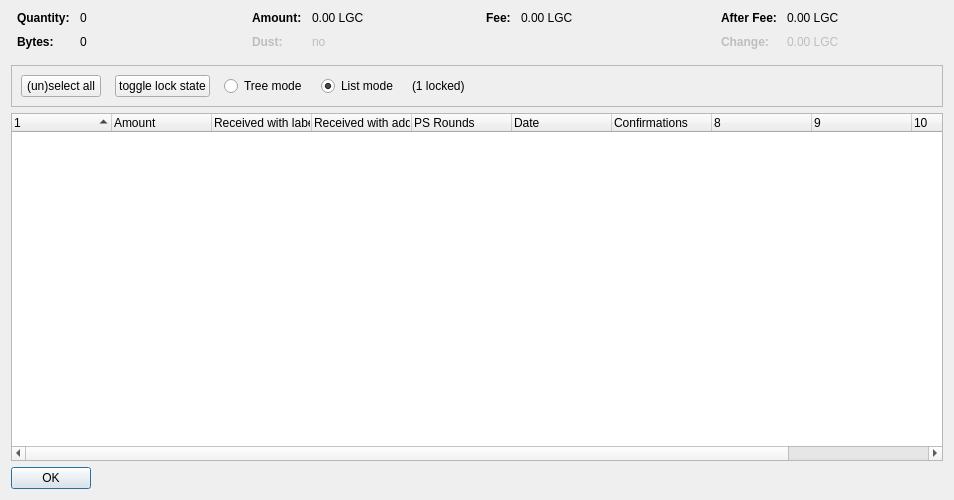
<?xml version="1.0" encoding="UTF-8"?>
<ui version="4.0">
 <class>CoinControlDialog</class>
 <widget class="QDialog" name="CoinControlDialog">
  <property name="geometry">
   <rect>
    <x>0</x>
    <y>0</y>
    <width>954</width>
    <height>500</height>
   </rect>
  </property>
  <property name="windowTitle">
   <string>Coin Selection</string>
  </property>
  <layout class="QVBoxLayout" name="verticalLayout">
   <item>
    <layout class="QHBoxLayout" name="horizontalLayoutTop" stretch="0,0,0,0">
     <property name="topMargin">
      <number>0</number>
     </property>
     <property name="bottomMargin">
      <number>10</number>
     </property>
     <item>
      <layout class="QFormLayout" name="formLayoutCoinControl1">
       <property name="horizontalSpacing">
        <number>10</number>
       </property>
       <property name="verticalSpacing">
        <number>10</number>
       </property>
       <property name="leftMargin">
        <number>6</number>
       </property>
       <property name="rightMargin">
        <number>6</number>
       </property>
       <item row="0" column="0">
        <widget class="QLabel" name="labelCoinControlQuantityText">
         <property name="font">
          <font>
           <weight>75</weight>
           <bold>true</bold>
          </font>
         </property>
         <property name="text">
          <string>Quantity:</string>
         </property>
        </widget>
       </item>
       <item row="0" column="1">
        <widget class="QLabel" name="labelCoinControlQuantity">
         <property name="cursor">
          <cursorShape>IBeamCursor</cursorShape>
         </property>
         <property name="contextMenuPolicy">
          <enum>Qt::ActionsContextMenu</enum>
         </property>
         <property name="text">
          <string notr="true">0</string>
         </property>
         <property name="textInteractionFlags">
          <set>Qt::LinksAccessibleByMouse|Qt::TextSelectableByKeyboard|Qt::TextSelectableByMouse</set>
         </property>
        </widget>
       </item>
       <item row="1" column="0">
        <widget class="QLabel" name="labelCoinControlBytesText">
         <property name="font">
          <font>
           <weight>75</weight>
           <bold>true</bold>
          </font>
         </property>
         <property name="text">
          <string>Bytes:</string>
         </property>
        </widget>
       </item>
       <item row="1" column="1">
        <widget class="QLabel" name="labelCoinControlBytes">
         <property name="cursor">
          <cursorShape>IBeamCursor</cursorShape>
         </property>
         <property name="contextMenuPolicy">
          <enum>Qt::ActionsContextMenu</enum>
         </property>
         <property name="text">
          <string notr="true">0</string>
         </property>
         <property name="textInteractionFlags">
          <set>Qt::LinksAccessibleByMouse|Qt::TextSelectableByKeyboard|Qt::TextSelectableByMouse</set>
         </property>
        </widget>
       </item>
      </layout>
     </item>
     <item>
      <layout class="QFormLayout" name="formLayoutCoinControl2">
       <property name="horizontalSpacing">
        <number>10</number>
       </property>
       <property name="verticalSpacing">
        <number>10</number>
       </property>
       <property name="leftMargin">
        <number>6</number>
       </property>
       <property name="rightMargin">
        <number>6</number>
       </property>
       <item row="0" column="0">
        <widget class="QLabel" name="labelCoinControlAmountText">
         <property name="font">
          <font>
           <weight>75</weight>
           <bold>true</bold>
          </font>
         </property>
         <property name="text">
          <string>Amount:</string>
         </property>
        </widget>
       </item>
       <item row="0" column="1">
        <widget class="QLabel" name="labelCoinControlAmount">
         <property name="cursor">
          <cursorShape>IBeamCursor</cursorShape>
         </property>
         <property name="contextMenuPolicy">
          <enum>Qt::ActionsContextMenu</enum>
         </property>
         <property name="text">
          <string notr="true">0.00 LGC</string>
         </property>
         <property name="textInteractionFlags">
          <set>Qt::LinksAccessibleByMouse|Qt::TextSelectableByKeyboard|Qt::TextSelectableByMouse</set>
         </property>
        </widget>
       </item>
       <item row="1" column="0">
        <widget class="QLabel" name="labelCoinControlLowOutputText">
         <property name="enabled">
          <bool>false</bool>
         </property>
         <property name="font">
          <font>
           <weight>75</weight>
           <bold>true</bold>
          </font>
         </property>
         <property name="text">
          <string>Dust:</string>
         </property>
        </widget>
       </item>
       <item row="1" column="1">
        <widget class="QLabel" name="labelCoinControlLowOutput">
         <property name="enabled">
          <bool>false</bool>
         </property>
         <property name="cursor">
          <cursorShape>IBeamCursor</cursorShape>
         </property>
         <property name="contextMenuPolicy">
          <enum>Qt::ActionsContextMenu</enum>
         </property>
         <property name="text">
          <string notr="true">no</string>
         </property>
         <property name="textInteractionFlags">
          <set>Qt::LinksAccessibleByMouse|Qt::TextSelectableByKeyboard|Qt::TextSelectableByMouse</set>
         </property>
        </widget>
       </item>
      </layout>
     </item>
     <item>
      <layout class="QFormLayout" name="formLayoutCoinControl3">
       <property name="horizontalSpacing">
        <number>10</number>
       </property>
       <property name="verticalSpacing">
        <number>10</number>
       </property>
       <property name="leftMargin">
        <number>6</number>
       </property>
       <property name="rightMargin">
        <number>6</number>
       </property>
       <item row="0" column="0">
        <widget class="QLabel" name="labelCoinControlFeeText">
         <property name="font">
          <font>
           <weight>75</weight>
           <bold>true</bold>
          </font>
         </property>
         <property name="text">
          <string>Fee:</string>
         </property>
        </widget>
       </item>
       <item row="0" column="1">
        <widget class="QLabel" name="labelCoinControlFee">
         <property name="cursor">
          <cursorShape>IBeamCursor</cursorShape>
         </property>
         <property name="contextMenuPolicy">
          <enum>Qt::ActionsContextMenu</enum>
         </property>
         <property name="text">
          <string notr="true">0.00 LGC</string>
         </property>
         <property name="textInteractionFlags">
          <set>Qt::LinksAccessibleByMouse|Qt::TextSelectableByKeyboard|Qt::TextSelectableByMouse</set>
         </property>
        </widget>
       </item>
      </layout>
     </item>
     <item>
      <layout class="QFormLayout" name="formLayoutCoinControl4">
       <property name="horizontalSpacing">
        <number>10</number>
       </property>
       <property name="verticalSpacing">
        <number>10</number>
       </property>
       <property name="leftMargin">
        <number>6</number>
       </property>
       <property name="rightMargin">
        <number>6</number>
       </property>
       <item row="0" column="0">
        <widget class="QLabel" name="labelCoinControlAfterFeeText">
         <property name="font">
          <font>
           <weight>75</weight>
           <bold>true</bold>
          </font>
         </property>
         <property name="text">
          <string>After Fee:</string>
         </property>
        </widget>
       </item>
       <item row="0" column="1">
        <widget class="QLabel" name="labelCoinControlAfterFee">
         <property name="cursor">
          <cursorShape>IBeamCursor</cursorShape>
         </property>
         <property name="contextMenuPolicy">
          <enum>Qt::ActionsContextMenu</enum>
         </property>
         <property name="text">
          <string notr="true">0.00 LGC</string>
         </property>
         <property name="textInteractionFlags">
          <set>Qt::LinksAccessibleByMouse|Qt::TextSelectableByKeyboard|Qt::TextSelectableByMouse</set>
         </property>
        </widget>
       </item>
       <item row="1" column="0">
        <widget class="QLabel" name="labelCoinControlChangeText">
         <property name="enabled">
          <bool>false</bool>
         </property>
         <property name="font">
          <font>
           <weight>75</weight>
           <bold>true</bold>
          </font>
         </property>
         <property name="text">
          <string>Change:</string>
         </property>
        </widget>
       </item>
       <item row="1" column="1">
        <widget class="QLabel" name="labelCoinControlChange">
         <property name="enabled">
          <bool>false</bool>
         </property>
         <property name="cursor">
          <cursorShape>IBeamCursor</cursorShape>
         </property>
         <property name="contextMenuPolicy">
          <enum>Qt::ActionsContextMenu</enum>
         </property>
         <property name="text">
          <string notr="true">0.00 LGC</string>
         </property>
         <property name="textInteractionFlags">
          <set>Qt::LinksAccessibleByMouse|Qt::TextSelectableByKeyboard|Qt::TextSelectableByMouse</set>
         </property>
        </widget>
       </item>
      </layout>
     </item>
    </layout>
   </item>
   <item>
    <widget class="QFrame" name="frame">
     <property name="minimumSize">
      <size>
       <width>0</width>
       <height>40</height>
      </size>
     </property>
     <property name="frameShape">
      <enum>QFrame::StyledPanel</enum>
     </property>
     <property name="frameShadow">
      <enum>QFrame::Sunken</enum>
     </property>
     <layout class="QHBoxLayout" name="horizontalLayout">
      <item>
       <layout class="QHBoxLayout" name="horizontalLayoutPanel" stretch="0,0,0,0,0,0">
        <property name="spacing">
         <number>14</number>
        </property>
        <item>
         <widget class="QPushButton" name="pushButtonSelectAll">
          <property name="sizePolicy">
           <sizepolicy hsizetype="Maximum" vsizetype="Fixed">
            <horstretch>0</horstretch>
            <verstretch>0</verstretch>
           </sizepolicy>
          </property>
          <property name="text">
           <string>(un)select all</string>
          </property>
          <property name="autoDefault">
           <bool>false</bool>
          </property>
         </widget>
        </item>
        <item>
         <widget class="QPushButton" name="pushButtonToggleLock">
          <property name="sizePolicy">
           <sizepolicy hsizetype="Maximum" vsizetype="Fixed">
            <horstretch>0</horstretch>
            <verstretch>0</verstretch>
           </sizepolicy>
          </property>
          <property name="text">
           <string>toggle lock state</string>
          </property>
          <property name="autoDefault">
           <bool>false</bool>
          </property>
         </widget>
        </item>
        <item>
         <widget class="QRadioButton" name="radioTreeMode">
          <property name="sizePolicy">
           <sizepolicy hsizetype="Maximum" vsizetype="Fixed">
            <horstretch>0</horstretch>
            <verstretch>0</verstretch>
           </sizepolicy>
          </property>
          <property name="text">
           <string>Tree mode</string>
          </property>
         </widget>
        </item>
        <item>
         <widget class="QRadioButton" name="radioListMode">
          <property name="sizePolicy">
           <sizepolicy hsizetype="Maximum" vsizetype="Fixed">
            <horstretch>0</horstretch>
            <verstretch>0</verstretch>
           </sizepolicy>
          </property>
          <property name="text">
           <string>List mode</string>
          </property>
          <property name="checked">
           <bool>true</bool>
          </property>
         </widget>
        </item>
        <item>
         <widget class="QLabel" name="labelLocked">
          <property name="text">
           <string>(1 locked)</string>
          </property>
         </widget>
        </item>
        <item>
         <spacer name="horizontalSpacer">
          <property name="orientation">
           <enum>Qt::Horizontal</enum>
          </property>
          <property name="sizeHint" stdset="0">
           <size>
            <width>40</width>
            <height>20</height>
           </size>
          </property>
         </spacer>
        </item>
       </layout>
      </item>
     </layout>
    </widget>
   </item>
   <item>
    <widget class="CoinControlTreeWidget" name="treeWidget">
     <property name="contextMenuPolicy">
      <enum>Qt::CustomContextMenu</enum>
     </property>
     <property name="sortingEnabled">
      <bool>false</bool>
     </property>
     <property name="columnCount">
      <number>11</number>
     </property>
     <attribute name="headerShowSortIndicator" stdset="0">
      <bool>true</bool>
     </attribute>
     <attribute name="headerStretchLastSection">
      <bool>false</bool>
     </attribute>
     <column>
      <property name="text">
       <string/>
      </property>
     </column>
     <column>
      <property name="text">
       <string>Amount</string>
      </property>
     </column>
     <column>
      <property name="text">
       <string>Received with label</string>
      </property>
     </column>
     <column>
      <property name="text">
       <string>Received with address</string>
      </property>
     </column>
     <column>
      <property name="text">
       <string>PS Rounds</string>
      </property>
     </column>
     <column>
      <property name="text">
       <string>Date</string>
      </property>
     </column>
     <column>
      <property name="text">
       <string>Confirmations</string>
      </property>
      <property name="toolTip">
       <string>Confirmed</string>
      </property>
     </column>
     <column>
      <property name="text">
       <string/>
      </property>
     </column>
     <column>
      <property name="text">
       <string/>
      </property>
     </column>
     <column>
      <property name="text">
       <string/>
      </property>
     </column>
     <column>
      <property name="text">
       <string/>
      </property>
     </column>
    </widget>
   </item>
   <item>
    <widget class="QDialogButtonBox" name="buttonBox">
     <property name="sizePolicy">
      <sizepolicy hsizetype="Maximum" vsizetype="Fixed">
       <horstretch>0</horstretch>
       <verstretch>0</verstretch>
      </sizepolicy>
     </property>
     <property name="orientation">
      <enum>Qt::Horizontal</enum>
     </property>
     <property name="standardButtons">
      <set>QDialogButtonBox::Ok</set>
     </property>
    </widget>
   </item>
  </layout>
 </widget>
 <customwidgets>
  <customwidget>
   <class>CoinControlTreeWidget</class>
   <extends>QTreeWidget</extends>
   <header>coincontroltreewidget.h</header>
  </customwidget>
 </customwidgets>
 <resources/>
 <connections/>
</ui>
